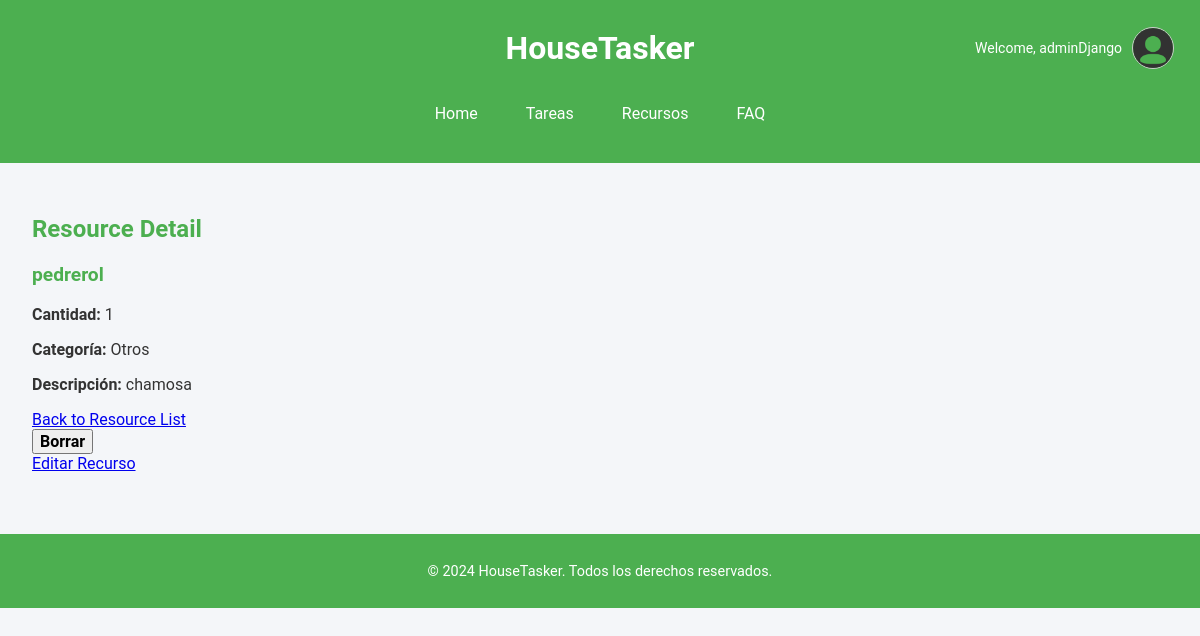
/resources/6/ (signed in), run on an earlier commit of the app's database.
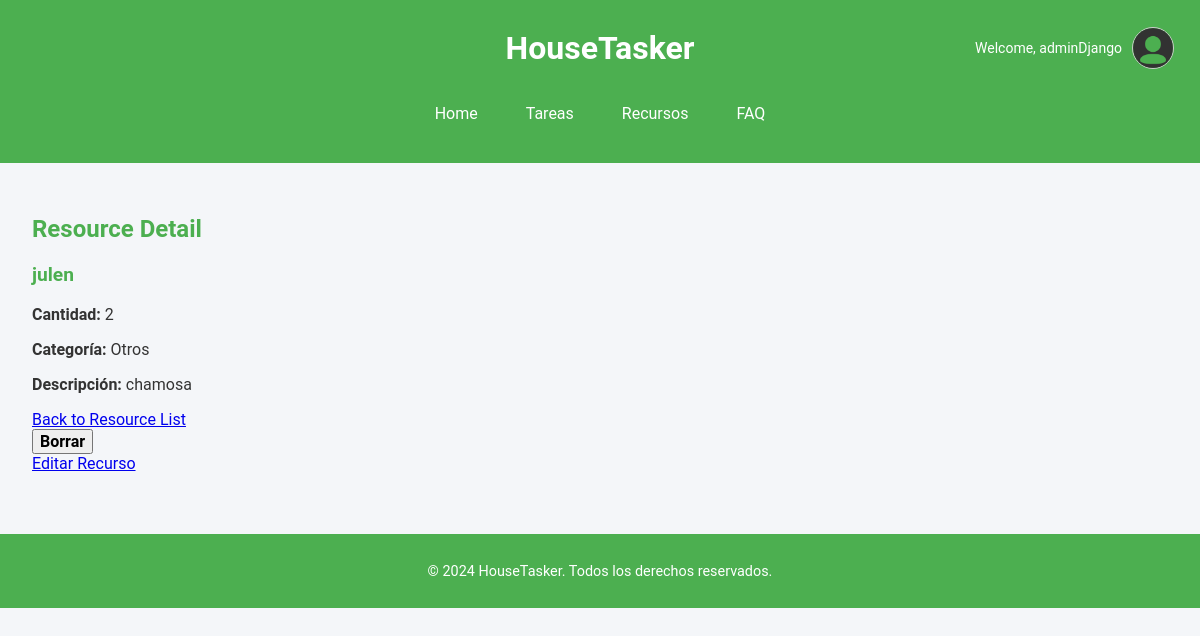
And on a later commit of the database.
### appHouseTasker/models.py (models this page shows, shortened)
class Resource(models.Model):
    CATEGORY_CHOICES = [
        ('cleaning', 'Limpieza'),
        ('vehicle', 'Vehículo'),
        ('kitchen', 'Cocina'),
        ('others', 'Otros'),
    ]
    name = models.CharField(max_length=100, unique=True, help_text="Nombre del recurso, e.g., Jabon, Coche, Llaves.")
    description = models.TextField(blank=True, help_text="Descripción opcional del recurso y sus características.")
    quantity = models.PositiveIntegerField(default=1, help_text="Cantidad disponible de este recurso.")
    category = models.CharField(max_length=50, choices=CATEGORY_CHOICES, default='others', help_text="Categoría del recurso.")
    is_available = models.BooleanField(default=True, help_text="Indica si el recurso está disponible para uso.")

### appHouseTasker/views.py (the view)
# urls.py: path('resources/<int:resource_id>/', views.resource_detail, name='resource_detail'),  # View resources details
@login_required
def resource_detail(request, resource_id):
    resource = get_object_or_404(Resource, pk=resource_id)
    return render(request, 'resource_detail.html', {'resource': resource})

### appHouseTasker/templates/resource_detail.html (shortened to what this page needs)
{% extends "base.html" %}
{% block main %}
	{% if resource %}
		<h2>Resource Detail</h2>
		<h3>{{ resource.name }}</h3>
		<p><strong>Cantidad:</strong> {{ resource.quantity }}</p>
		<p><strong>Categoría:</strong> {{ resource.get_category_display }}</p>
		<p><strong>Descripción:</strong> {{ resource.description }}</p>
		<a href="{% url 'resource_list' %}">Back to Resource List</a>
		<form action="{% url 'resource_delete' resource.id %}" method="post">
			<button type="submit" class="btn btn-danger">Borrar</button>
		</form>
		<div class="edit-resource-button-container">
			<a href="{% url 'resource_edit' resource.id %}" class="edit-resource-button">Editar Recurso</a>
		</div>
	{% else %}
		<p>No existe esta tarea.</p>
	{% endif %}
{% endblock %}

What changed in the data, as far as the page shows it:
changed Resource "Otros": name "pedrerol" → "julen"; quantity "1" → "2"
